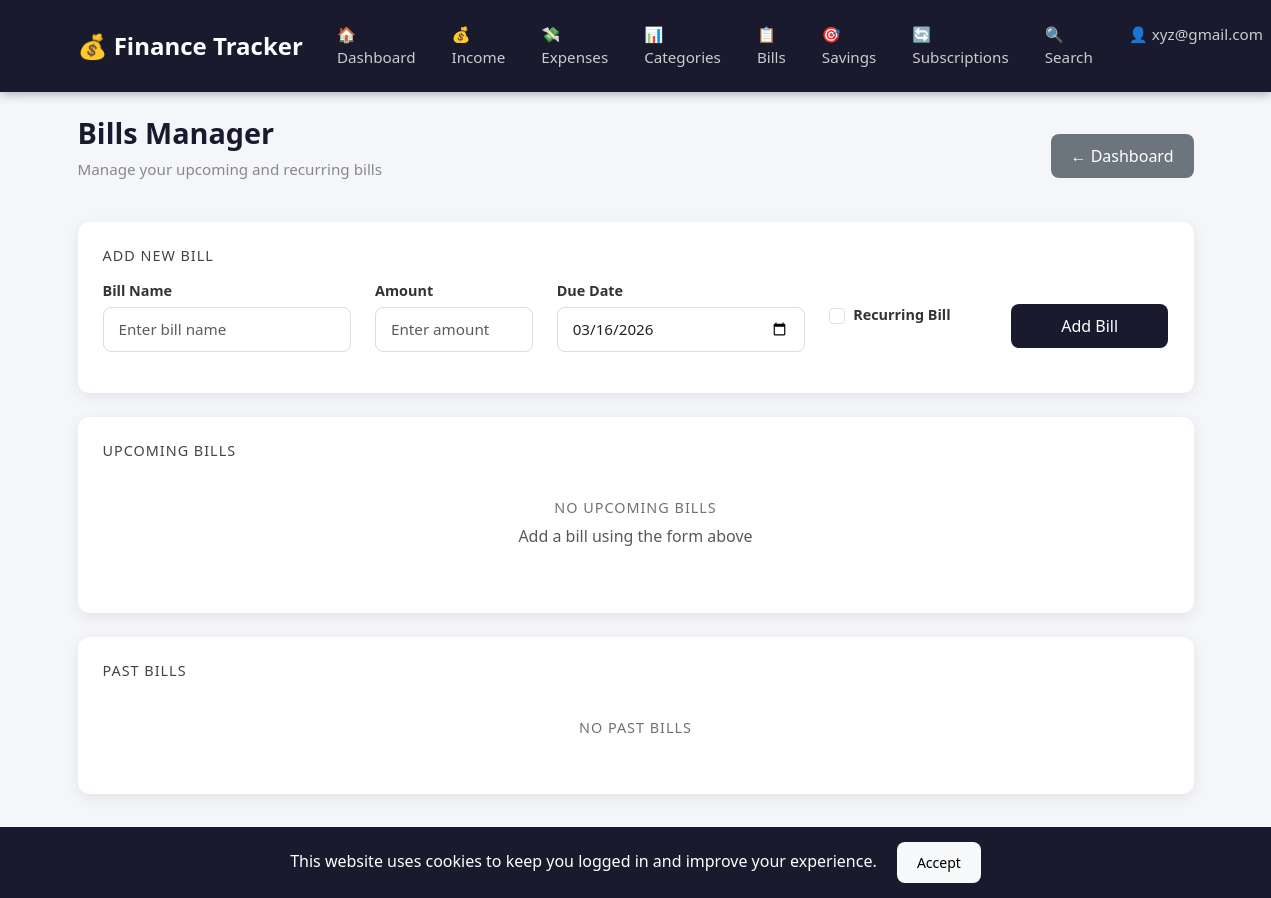
Before: /bills/ (signed in) with the older database file.
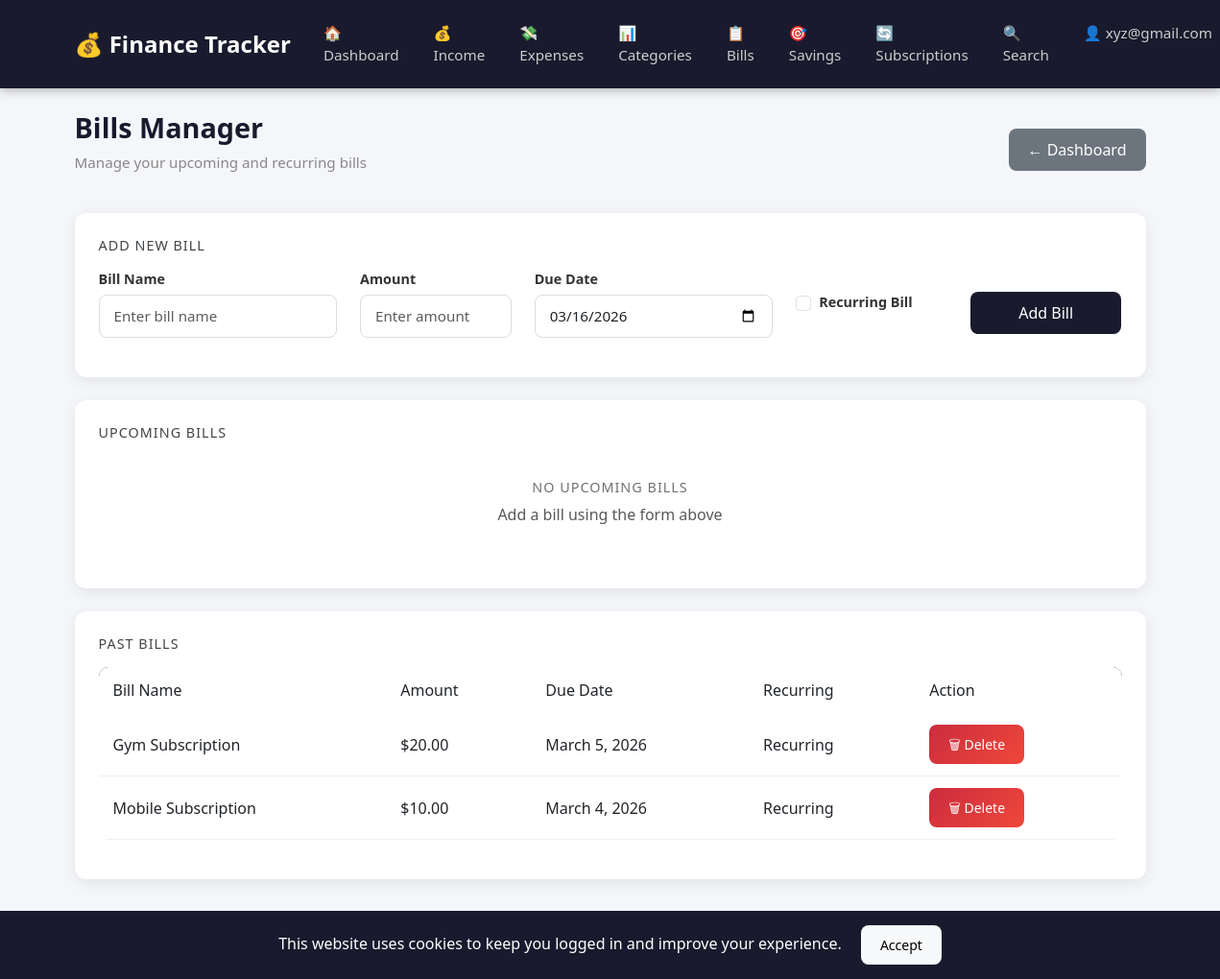
After: the same page with the newer database file.
### core/models.py (models this page shows, shortened)
class Bill(models.Model):
    user = models.ForeignKey(
        User, on_delete=models.CASCADE)
    bill_name = models.CharField(max_length=128)
    amount = models.DecimalField(
        max_digits=10, decimal_places=2)
    due_date = models.DateField()
    is_recurring = models.BooleanField(default=False)
    created_at = models.DateField(auto_now_add=True)
    class Meta:
        ordering = ['due_date']

### core/views.py (the view)
@login_required
def bill_list(request):
    if request.method == 'POST':
        form = BillForm(request.POST)
        if form.is_valid():
            bill = form.save(commit=False)
            bill.user = request.user
            bill.save()
            messages.success(request,
                'Bill added successfully!')
            return redirect('bill_list')
        else:
            messages.error(request,
                'Failed to add bill.')
    else:
        form = BillForm()
    today = datetime.date.today()
    upcoming_bills = Bill.objects.filter(
        user=request.user,
        due_date__gte=today
    ).order_by('due_date')
    past_bills = Bill.objects.filter(
        user=request.user,
        due_date__lt=today
    ).order_by('-due_date')
    return render(request, 'bills.html', {
        'form': form,
        'upcoming_bills': upcoming_bills,
        'past_bills': past_bills,
        'today': today,
    })

### core/forms.py
class BillForm(forms.ModelForm):
    class Meta:
        model = Bill
        fields = ['bill_name', 'amount', 'due_date', 'is_recurring']
        widgets = {
            'bill_name': forms.TextInput(attrs={
                'placeholder': 'Enter bill name',
                'class': 'form-control'
            }),
            'amount': forms.NumberInput(attrs={
                'placeholder': 'Enter amount',
                'class': 'form-control'
            }),
            'due_date': forms.DateInput(attrs={
                'type': 'date',
                'class': 'form-control'
            }),
            'is_recurring': forms.CheckboxInput(attrs={
                'class': 'form-check-input'
            }),
        }

### templates/bills.html (shortened to what this page needs)
{% extends 'base.html' %}
{% block content %}
<div class="dashboard-header">
    <div class="row align-items-center">
        <div class="col-md-6">
            <h2> Bills Manager</h2>
            <p>Manage your upcoming and recurring bills</p>
        </div>
        <div class="col-md-6 text-end">
            <a href="{% url 'dashboard' %}"
               class="btn btn-secondary">
                ← Dashboard
            </a>
        </div>
    </div>
</div>
<div class="card mb-4">
    <div class="card-body">
        <h5 class="mb-3"> Add New Bill</h5>
        <form method="POST">
            <div class="row">
                <div class="col-md-3 mb-3">
                    <label>Bill Name</label>
                    {{ form.bill_name }}
                </div>
                <div class="col-md-2 mb-3">
                    <label>Amount</label>
                    {{ form.amount }}
                </div>
                <div class="col-md-3 mb-3">
                    <label>Due Date</label>
                    {{ form.due_date }}
                </div>
                <div class="col-md-2 mb-3 mt-4">
                    <div class="form-check">
                        {{ form.is_recurring }}
                        <label class="form-check-label">
                            Recurring Bill
                        </label>
                    </div>
                </div>
                <div class="col-md-2 mb-3 mt-4">
                    <button type="submit"
                            class="btn btn-dark w-100">
                        Add Bill
                    </button>
                </div>
            </div>
        </form>
    </div>
</div>
<div class="card mb-4">
    <div class="card-body">
        <h5 class="mb-3"> Upcoming Bills</h5>
        {% if upcoming_bills %}
        <table class="table">
            <thead>
                <tr>
                    <th>Bill Name</th>
                    <th>Amount</th>
                    <th>Due Date</th>
                    <th>Recurring</th>
                    <th>Status</th>
                    <th>Action</th>
                </tr>
            </thead>
            <tbody>
                {% for bill in upcoming_bills %}
                <tr>
                    <td><strong>{{ bill.bill_name }}</strong></td>
                    <td class="text-danger">
                        ${{ bill.amount|floatformat:2 }}
                    </td>
                    <td>{{ bill.due_date }}</td>
                    <td>
                        {% if bill.is_recurring %}
                            <span class="badge-safe">
                                 Recurring
                            </span>
                        {% else %}
                            <span class="badge-warning">
                                One Time
                            </span>
                        {% endif %}
                    </td>
                    <td>
                        {% if bill.due_date == today %}
                            <span class="badge-danger">
                                Due Today!
                            </span>
                        {% else %}
                            <span class="badge-safe">
                                Upcoming
                            </span>
                        {% endif %}
                    </td>
                    <td>
                        <a href="{% url 'delete_bill' bill.id %}"
                           class="btn btn-danger btn-sm"
                           onclick="return confirmDelete(
                           'Delete this bill?')">
                            🗑 Delete
                        </a>
                    </td>
                </tr>
                {% endfor %}
            </tbody>
        </table>
        {% else %}
        <div class="text-center py-4">
            <h5 class="text-muted">No upcoming bills</h5>
            <p class="text-muted">
                Add a bill using the form above
            </p>
        </div>
        {% endif %}
    </div>
</div>
<div class="card">
    <div class="card-body">
        <h5 class="mb-3"> Past Bills</h5>
        {% if past_bills %}
        <table class="table">
            <thead>
                <tr>
                    <th>Bill Name</th>
                    <th>Amount</th>
                    <th>Due Date</th>
                    <th>Recurring</th>
                    <th>Action</th>
                </tr>
            </thead>
            <tbody>
                {% for bill in past_bills %}
                <tr class="text-muted">
                    <td>{{ bill.bill_name }}</td>
                    <td>${{ bill.amount|floatformat:2 }}</td>
                    <td>{{ bill.due_date }}</td>
                    <td>
                        {% if bill.is_recurring %}
                             Recurring
                        {% else %}
                            One Time
                        {% endif %}
                    </td>
                    <td>
                        <a href="{% url 'delete_bill' bill.id %}"
                           class="btn btn-danger btn-sm"
                           onclick="return confirmDelete(
                           'Delete this bill?')">
                            🗑 Delete
                        </a>
                    </td>
                </tr>
                {% endfor %}
            </tbody>
        </table>
        {% else %}
        <div class="text-center py-4">
            <h5 class="text-muted">No past bills</h5>
        </div>
        {% endif %}
    </div>
</div>
{% endblock %}

### templates/base.html (shortened to what this page needs)
<!DOCTYPE html>
<html lang="en">
<head>
    <link href="https://cdn.jsdelivr.net/npm/bootstrap@5.3.0/dist/css/bootstrap.min.css"
          rel="stylesheet">
    {% load static %}
    <link rel="stylesheet"
          href="{% static 'css/style.css' %}">
</head>
<body>
<nav class="navbar navbar-expand-lg navbar-dark">
    <div class="container">
        <a class="navbar-brand"
           href="{% url 'dashboard' %}">
            💰 Finance Tracker
        </a>
        <div class="collapse navbar-collapse"
             id="navbarNav">
            <ul class="navbar-nav ms-auto">
                {% if user.is_authenticated %}
                <li class="nav-item">
                    <a class="nav-link" href="{% url 'dashboard' %}">
                        🏠 Dashboard
                    </a>
                </li>
                <li class="nav-item">
                    <a class="nav-link" href="{% url 'income_list' %}">
                        💰 Income
                    </a>
                </li>
                <li class="nav-item">
                    <a class="nav-link" href="{% url 'expense_list' %}">
                        💸 Expenses
                    </a>
                </li>
                <li class="nav-item">
                    <a class="nav-link" href="{% url 'category_limits' %}">
                        📊 Categories
                    </a>
                </li>
                <li class="nav-item">
                    <a class="nav-link" href="{% url 'bill_list' %}">
                        📋 Bills
                    </a>
                </li>
                <li class="nav-item">
                    <a class="nav-link" href="{% url 'savings_goals' %}">
                        🎯 Savings
                    </a>
                </li>
                <li class="nav-item">
                    <a class="nav-link" href="{% url 'subscription_list' %}">
                        🔄 Subscriptions
                    </a>
                </li>
                <li class="nav-item">
                    <a class="nav-link" href="{% url 'search' %}">
                        🔍 Search
                    </a>
                </li>
                <li class="nav-item dropdown">
                    <a class="nav-link dropdown-toggle"
                       href="#"
                       id="userDropdown"
                       role="button"
                       data-bs-toggle="dropdown"
                       aria-expanded="false">
                        👤 {{ user.username }}
                    </a>
                </li>
                {% endif %}
            </ul>
        </div>
    </div>
</nav>
<div class="container mt-4 mb-5"
     id="main-content">
    {% block content %}
    {% endblock %}
</div>
<footer class="footer mt-auto py-3">
    <div class="container text-center">
        <span class="text-muted">
        </span>
    </div>
</footer>
<div id="cookieNotice"
     style="display:none;
            position:fixed;
            bottom:0;
            width:100%;
            background:#1a1a2e;
            color:white;
            padding:15px;
            text-align:center;
            z-index:9999;">
    This website uses cookies to keep
    you logged in and improve your experience.
    <button onclick="acceptCookies()"
            class="btn btn-light btn-sm ms-3">
        Accept
    </button>
</div>
</body>
</html>

### static/css/style.css (style rules this page uses)
* { margin: 0; padding: 0; box-sizing: border-box; }
body { font-family: 'Segoe UI', Tahoma, Geneva, Verdana, sans-serif; background-color: #f5f6fa; color: #333; }
a { text-decoration: none; }
.navbar { background-color: #1a1a2e !important; padding: 15px 0; box-shadow: 0 2px 10px rgba(0,0,0,0.3); }
.navbar-brand { font-size: 1.5rem; font-weight: bold; color: #fff !important; }
.nav-link { color: #ccc !important; margin: 0 10px; font-size: 0.95rem; transition: color 0.3s; }
.card { border: none; border-radius: 12px; box-shadow: 0 4px 15px rgba(0,0,0,0.08); margin-bottom: 20px; transition: transform 0.2s; }
.card-body { padding: 25px; }
.card h5 { font-size: 0.9rem; opacity: 0.85; text-transform: uppercase; letter-spacing: 1px; }
.table { border-radius: 10px; overflow: hidden; }
.table thead { background-color: #1a1a2e; color: white; }
.table thead th { font-weight: 500; padding: 12px 15px; border: none; }
.table tbody tr { transition: background-color 0.2s; }
.table tbody td { padding: 12px 15px; vertical-align: middle; border-bottom: 1px solid #f0f0f0; }
.form-control { border-radius: 8px; border: 1px solid #ddd; padding: 10px 15px; font-size: 0.95rem; transition: border-color 0.3s, box-shadow 0.3s; }
label { font-weight: 500; margin-bottom: 5px; color: #555; font-size: 0.9rem; }
.btn { border-radius: 8px; padding: 10px 20px; font-weight: 500; transition: all 0.3s; border: none; }
.btn-dark { background-color: #1a1a2e; color: white; }
.btn-danger { background: linear-gradient(135deg, #cb2d3e, #ef473a); color: white; }
.btn-secondary { background-color: #6c757d; color: white; }
.dashboard-header { margin-bottom: 25px; }
.dashboard-header h2 { font-size: 1.8rem; font-weight: 700; color: #1a1a2e; }
.dashboard-header p { color: #888; font-size: 0.95rem; }
body { color: #212529; }
.text-muted { color: #595959 !important; }
label { display: block; font-weight: 600; margin-bottom: 5px; color: #333; }
.footer { background-color: #1a1a2e; color: #ccc; margin-top: 50px; }

Changed rows visible on the page:
added Bill: bill_name "Gym Subscription", amount "20.00", due_date "March 5, 2026", is_recurring "Recurring"
added Bill: bill_name "Mobile Subscription", amount "10.00", due_date "March 4, 2026", is_recurring "Recurring"
Other visible differences:
text no longer shown: "NO PAST BILLS"
text now shown: "Bill Name Amount Due Date Recurring Action"
